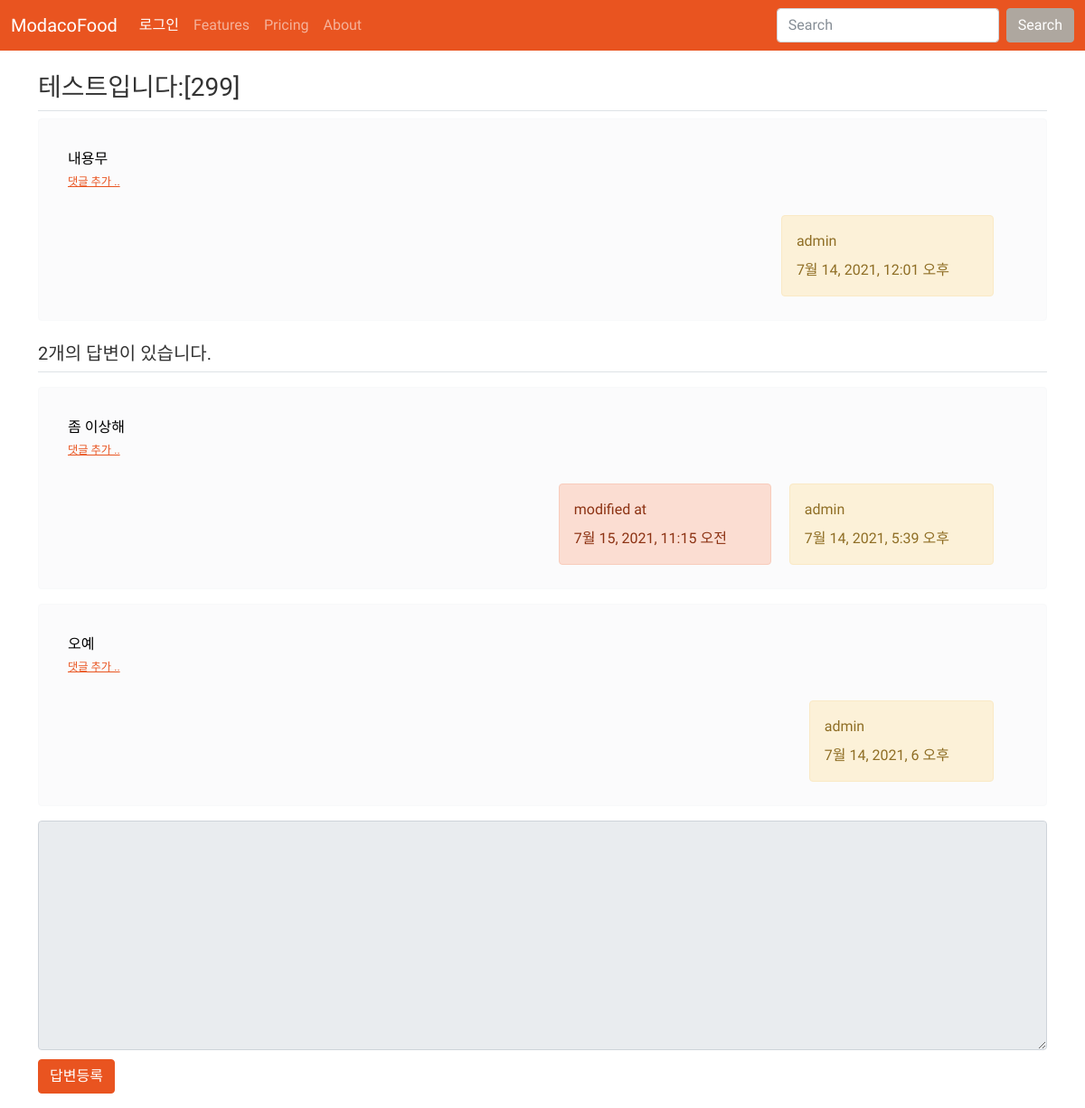
The app's page /question/313/, older data.
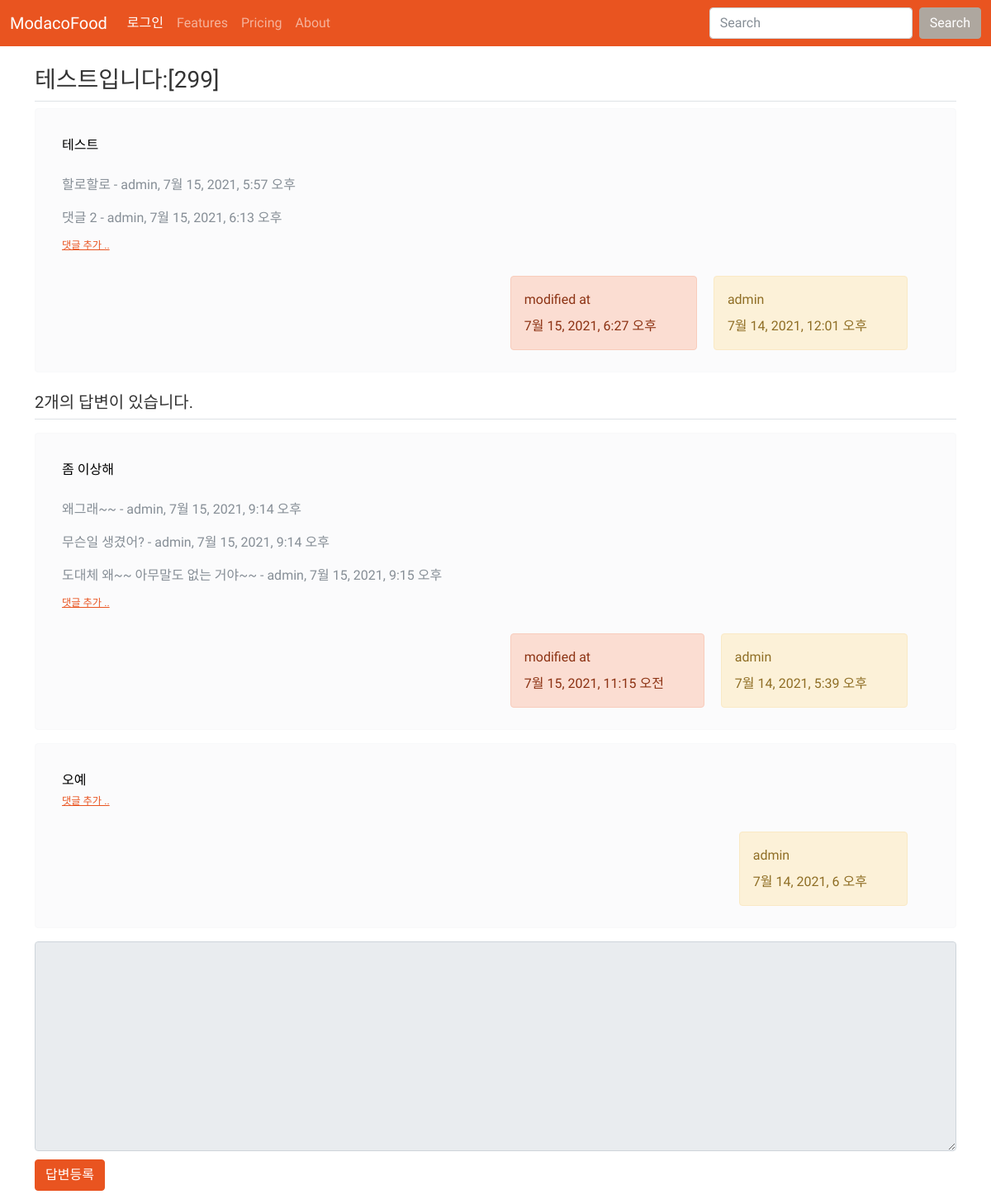
The same page, newer data.
### question/models.py (models this page shows, shortened)
class Question(models.Model):
    subject = models.CharField(max_length=200)
    content = models.TextField()
    create_date = models.DateTimeField()
    author = models.ForeignKey(User, on_delete=models.CASCADE)
    modify_date = models.DateTimeField(null=True, blank=True)

class Answer(models.Model):
    question = models.ForeignKey(Question, on_delete=models.CASCADE)
    content = models.TextField()
    create_date = models.DateTimeField()
    author = models.ForeignKey(User, on_delete=models.CASCADE)
    modify_date = models.DateTimeField(null=True, blank=True)

class Comment(models.Model):
    author = models.ForeignKey(User, on_delete=models.CASCADE)
    content = models.TextField()
    create_date = models.DateTimeField()
    modify_date = models.DateTimeField(null=True, blank=True)
    question = models.ForeignKey(Question, null=True, blank=True, on_delete=models.CASCADE)
    answer = models.ForeignKey(Answer, null=True, blank=True, on_delete=models.CASCADE)

### question/views.py (the view)
# urls.py: path('<int:question_id>/', views.detail, name='detail'),
def detail(requset, question_id):
    question = get_object_or_404(Question, pk=question_id)
    context = {'question': question}
    return render(requset, 'question/question_detail.html', context)

### templates/question/question_detail.html (shortened to what this page needs)
{% extends 'base.html' %}
{% block content %}
<div class="container my-3">
    <h3 class="border-bottom py-2">{{ question.subject }}</h3>
    <div class="alert alert-dismissible alert-light">
        <div class="card-body">
            <div class="card-text" style="color: black;">{{ question.content }}</div>
        {% if question.comment_set.count > 0 %}
        <div class="mt-3">
        {% for comment in question.comment_set.all %}
            <div class="comment py-2 text-muted">
                <span style="white-space: pre-line;">{{ comment.content }}</span>
                <span>
                    - {{ comment.author }}, {{ comment.create_date }}
                </span>
            </div>
        {% endfor %}
        </div>
        {% endif %}
        <div>
            <a href="{% url 'question:comment_create_question' question.id  %}"
               class="small"><small>댓글 추가 ..</small></a>
        </div>
        </div>
        <div class="d-flex justify-content-end">
            {% if question.modify_date %}
            <div class="alert alert-dismissible alert-primary" style="margin:10px;">
                <div class="mb-2">modified at</div>
                <div>{{ question.modify_date }}</div>
            </div>
            {% endif %}
            <div class="alert alert-dismissible alert-warning" style="margin:10px;">
                <div class="mb-2">{{ question.author.username }}</div>
                <div>{{ question.create_date }}</div>
            </div>
        </div>
    </div>
   <h5 class="border-bottom my-3 py-2">{{question.answer_set.count}}개의 답변이 있습니다.</h5>
    {% for answer in question.answer_set.all %}
    <div class="alert alert-dismissible alert-light" style="color: black;">
        <div class="card-body">
            <div class="card-text" style="white-space: pre-line;">{{ answer.content }}</div>
            {% if answer.comment_set.count > 0 %}
            <div class="mt-3">
            {% for comment in answer.comment_set.all %}
                <div class="comment py-2 text-muted">
                    <span style="white-space: pre-line;">{{ comment.content }}</span>
                    <span>
                        - {{ comment.author }}, {{ comment.create_date }}
                    </span>
                </div>
            {% endfor %}
            </div>
            {% endif %}
            <div>
                <a href="{% url 'question:comment_create_answer' answer.id  %}"
                   class="small"><small>댓글 추가 ..</small></a>
            </div>
        </div>
        <div class="d-flex justify-content-end">
            {% if answer.modify_date %}
            <div class="alert alert-dismissible alert-primary" style="margin:10px;">
                <div class="mb-2">modified at</div>
                <div>{{ answer.modify_date }}</div>
            </div>
            {% endif %}
            <div class="alert alert-dismissible alert-warning" style="margin:10px;">
                <div class="mb-2">{{ answer.author.username }}</div>
                <div>{{ answer.create_date }}</div>
            </div>
        </div>
    </div>
    {% endfor %}
    <form action="{% url 'question:answer_create' question.id %}" method="post" class="my-3">
        <div class="form-group">
            <textarea {% if not user.is_authenticated %} disabled {% endif %}
              name="content" id="content" class="form-control" rows="10"></textarea>
        </div>
        <input type="submit" value="답변등록" class="btn btn-primary" style="margin-top: 10px;">
    </form>
</div>
{% endblock %}

### templates/base.html (shortened to what this page needs)
{% load static %}
<!DOCTYPE html>
<html lang="ko">
<head>
    <link rel="stylesheet" type="text/css" href="{% static 'bootstrap.min.css' %}">
    <link rel="stylesheet" type="text/css" href="{% static 'style.css' %}">
</head>
<body>
{% include 'navbar.html' %}
{% block content %}
{% endblock %}
</body>
</html>

### templates/navbar.html (shortened to what this page needs)
<nav class="navbar navbar-expand-lg navbar-dark bg-primary">
  <div class="container-fluid">
    <a class="navbar-brand" href="{% url 'question:index' %}">ModacoFood</a>
    <div class="collapse navbar-collapse" id="navbarColor01">
      <ul class="navbar-nav me-auto">
        <li class="nav-item">
          {% if user.is_authenticated %}
          <a class="nav-link active" href="{% url 'common:logout' %}">{{ user.username }} (로그아웃)
          <span class="visually-hidden">(current)</span>
          </a>
          {% else %}
          <a class="nav-link active" href="{% url 'common:login' %}">로그인
          </a>
          {% endif %}
        </li>
        <li class="nav-item">
          <a class="nav-link" href="#">Features</a>
        </li>
        <li class="nav-item">
          <a class="nav-link" href="#">Pricing</a>
        </li>
        <li class="nav-item">
          <a class="nav-link" href="#">About</a>
        </li>
      </ul>
      <form class="d-flex">
        <input class="form-control me-sm-2" type="text" placeholder="Search">
        <button class="btn btn-secondary my-2 my-sm-0" type="submit">Search</button>
      </form>
    </div>
  </div>
</nav>

Row changes from the older to the newer data that the page shows:
changed Question "테스트입니다:[299]": content "내용무" → "테스트"; modify_date (not shown) → "7월 15, 2021, 6:27 오후"
added Comment: content "할로할로", author "admin", create_date "7월 15, 2021, 5:57 오후", shown under "테스트입니다:[299]"
added Comment: content "댓글 2", author "admin", create_date "7월 15, 2021, 6:13 오후", shown under "테스트입니다:[299]"
added Comment: content "왜그래~~", author "admin", create_date "7월 15, 2021, 9:14 오후", shown under Answer "좀 이상해"
added Comment: content "무슨일 생겼어?", author "admin", create_date "7월 15, 2021, 9:14 오후", shown under Answer "좀 이상해"
added Comment: content "도대체 왜~~ 아무말도 없는 거야~~", author "admin", create_date "7월 15, 2021, 9:15 오후", shown under Answer "좀 이상해"
Text that changed along with them:
text now shown: "modified at"
